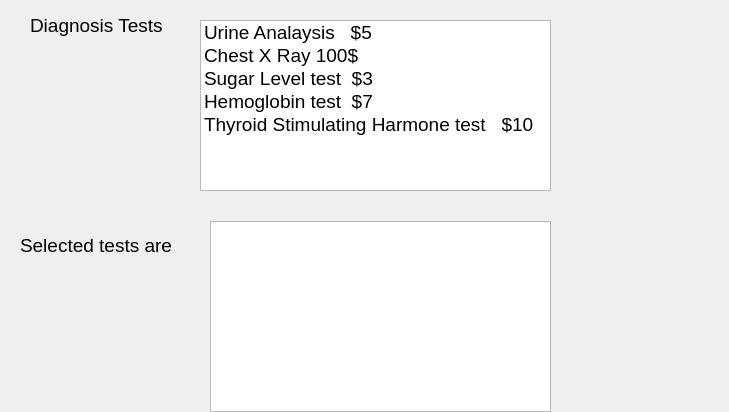
<?xml version="1.0" encoding="UTF-8"?>
<ui version="4.0">
 <class>Dialog</class>
 <widget class="QDialog" name="Dialog">
  <property name="geometry">
   <rect>
    <x>0</x>
    <y>0</y>
    <width>729</width>
    <height>412</height>
   </rect>
  </property>
  <property name="windowTitle">
   <string>Dialog</string>
  </property>
  <widget class="QListWidget" name="listWidgetDiagnosis">
   <property name="geometry">
    <rect>
     <x>200</x>
     <y>20</y>
     <width>351</width>
     <height>171</height>
    </rect>
   </property>
   <property name="font">
    <font>
     <pointsize>14</pointsize>
    </font>
   </property>
   <property name="selectionMode">
    <enum>QAbstractItemView::MultiSelection</enum>
   </property>
   <item>
    <property name="text">
     <string>Urine Analaysis   $5</string>
    </property>
   </item>
   <item>
    <property name="text">
     <string>Chest X Ray 100$</string>
    </property>
   </item>
   <item>
    <property name="text">
     <string>Sugar Level test  $3</string>
    </property>
   </item>
   <item>
    <property name="text">
     <string>Hemoglobin test  $7</string>
    </property>
   </item>
   <item>
    <property name="text">
     <string>Thyroid Stimulating Harmone test   $10</string>
    </property>
   </item>
  </widget>
  <widget class="QLabel" name="labelTest">
   <property name="geometry">
    <rect>
     <x>20</x>
     <y>230</y>
     <width>191</width>
     <height>31</height>
    </rect>
   </property>
   <property name="font">
    <font>
     <pointsize>14</pointsize>
    </font>
   </property>
   <property name="text">
    <string>Selected tests are</string>
   </property>
  </widget>
  <widget class="QLabel" name="label">
   <property name="geometry">
    <rect>
     <x>30</x>
     <y>10</y>
     <width>151</width>
     <height>31</height>
    </rect>
   </property>
   <property name="font">
    <font>
     <pointsize>14</pointsize>
    </font>
   </property>
   <property name="text">
    <string>Diagnosis Tests</string>
   </property>
  </widget>
  <widget class="QListWidget" name="listWidgetSelectedTests">
   <property name="geometry">
    <rect>
     <x>210</x>
     <y>221</y>
     <width>341</width>
     <height>191</height>
    </rect>
   </property>
   <property name="font">
    <font>
     <pointsize>14</pointsize>
    </font>
   </property>
  </widget>
 </widget>
 <resources/>
 <connections/>
</ui>
